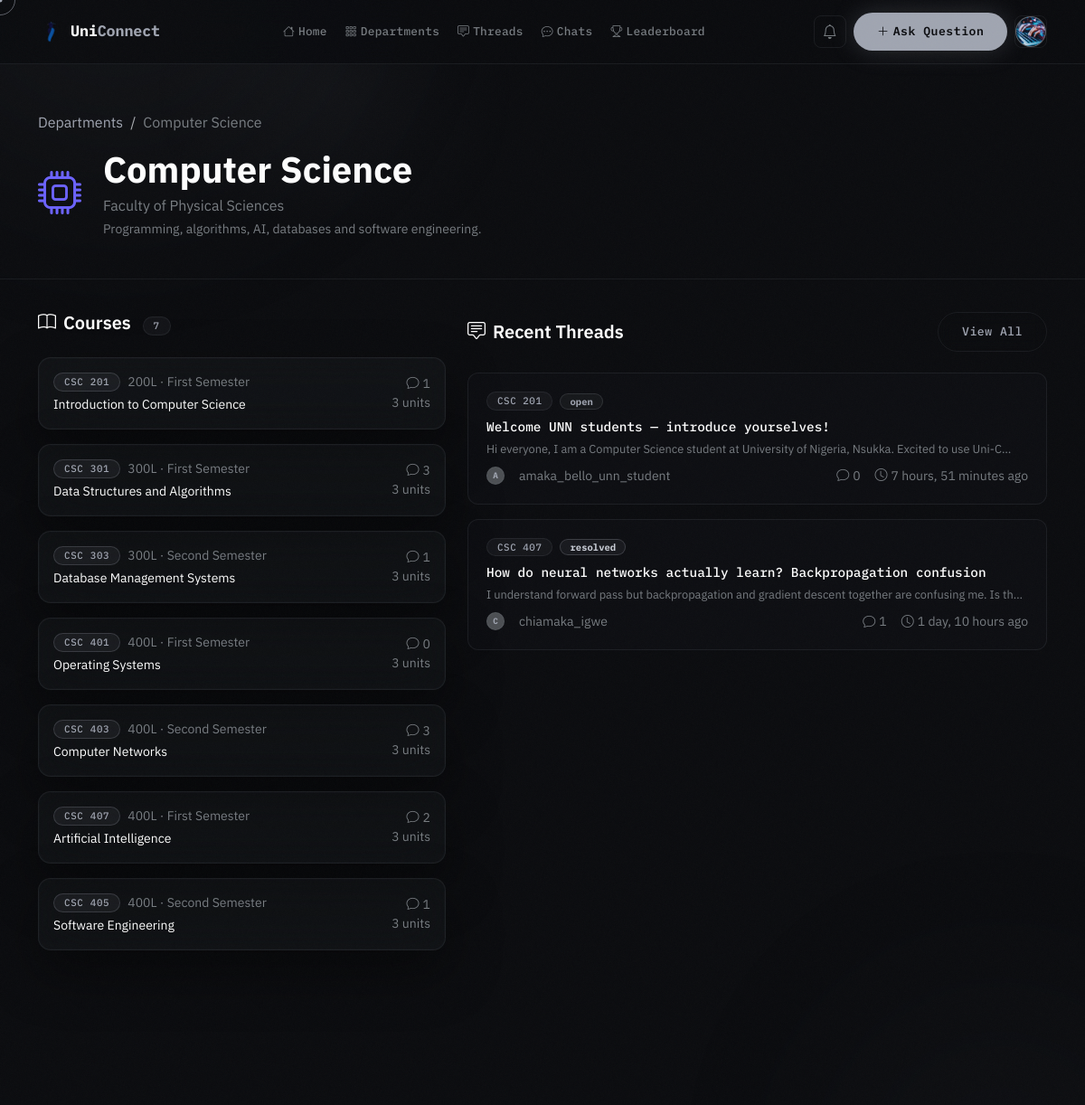
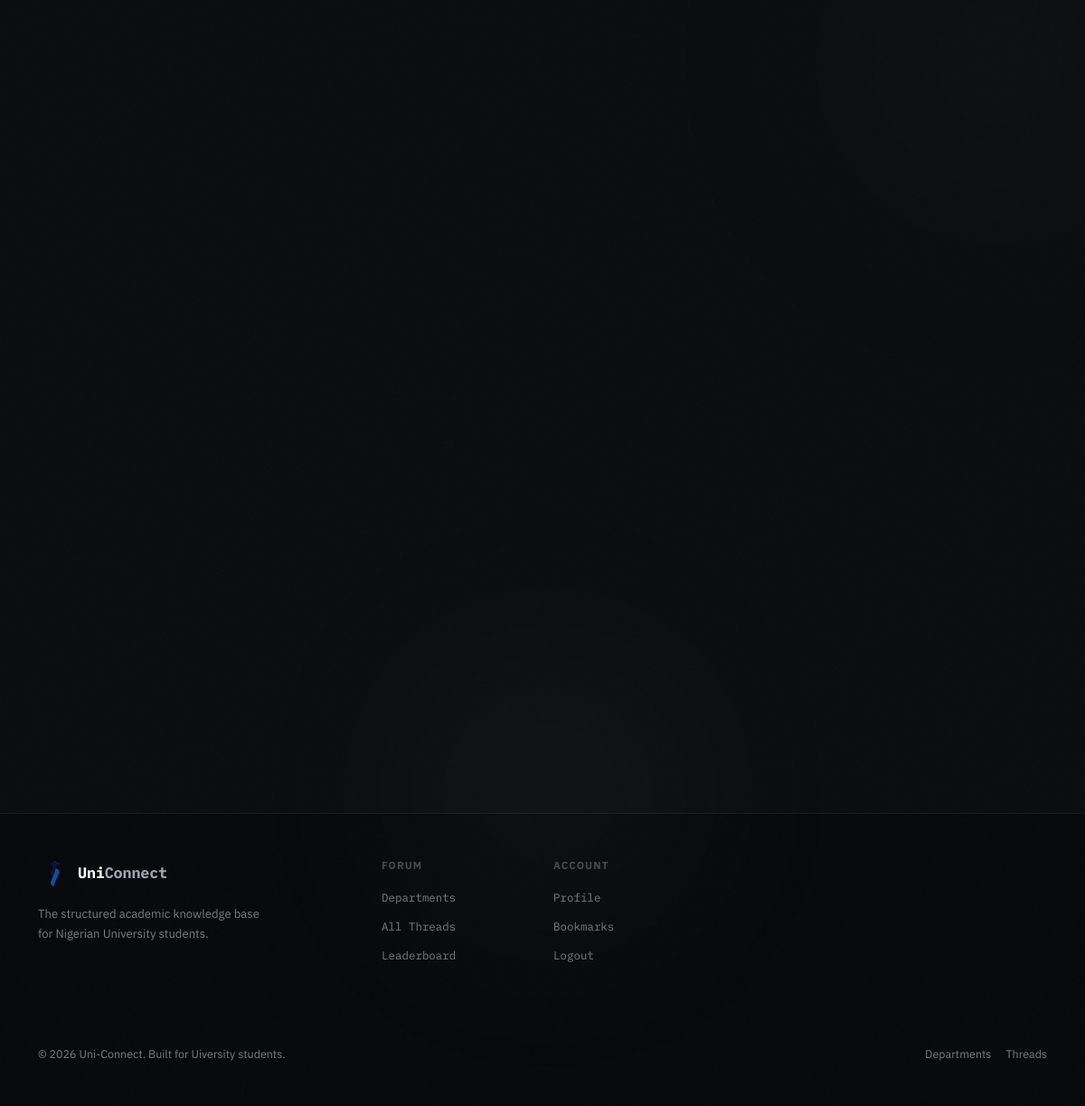
The app's page /departments/1/ (signed in) with its own data (2 pictures, top to bottom).
### accounts/models.py (models this page shows, shortened)
class User(AbstractUser):
    ROLE_CHOICES = [
        ('student', 'Student'),
        ('lecturer', 'Lecturer'),
        ('admin', 'Admin'),
    ]
    is_email_verified = models.BooleanField(default=False)
    role = models.CharField(max_length=20, choices=ROLE_CHOICES, default='student')
    school = models.ForeignKey(
        'forum.School', on_delete=models.SET_NULL, null=True, blank=True, related_name='members'
    )
    department = models.ForeignKey(
        'forum.Department', on_delete=models.SET_NULL, null=True, blank=True, related_name='members'
    )
    matric_number = models.CharField(max_length=20, blank=True)
    bio = models.TextField(blank=True)
    avatar = models.ImageField(upload_to='avatars/', blank=True, null=True)
    reputation = models.IntegerField(default=0)
    created_at = models.DateTimeField(auto_now_add=True)
    def can_access_department(self, department):
        if self.is_superuser or self.is_staff:
            return True
        if not self.school_id:
            return True
        if department is None:
            return True
        return department.school_id == self.school_id

### forum/models.py (models this page shows, shortened)
class Department(models.Model):
    school = models.ForeignKey(
        School, on_delete=models.CASCADE, related_name='departments',
        null=True, blank=True,
    )
    name = models.CharField(max_length=200)
    code = models.CharField(max_length=10)
    faculty = models.CharField(max_length=200)
    description = models.TextField(blank=True)
    color = models.CharField(max_length=7, default='#6C63FF')
    icon = models.CharField(max_length=50, default='bi-mortarboard')
    created_at = models.DateTimeField(auto_now_add=True)
    class Meta:
        ordering = ['name']
        unique_together = ['school', 'code']
        indexes = [
            models.Index(fields=['school', 'code']),
        ]

class Course(models.Model):
    department = models.ForeignKey(Department, on_delete=models.CASCADE, related_name='courses')
    code = models.CharField(max_length=20)
    title = models.CharField(max_length=200)
    description = models.TextField(blank=True)
    level = models.CharField(max_length=10, default='100L')
    semester = models.CharField(max_length=20, default='First Semester')
    units = models.IntegerField(default=3)
    is_active = models.BooleanField(default=True)
    created_at = models.DateTimeField(auto_now_add=True)
    class Meta:
        ordering = ['code']
        unique_together = ['department', 'code']

class Thread(models.Model):
    STATUS_CHOICES = [
        ('open', 'Open'),
        ('resolved', 'Resolved'),
        ('closed', 'Closed'),
    ]
    course = models.ForeignKey(Course, on_delete=models.CASCADE, related_name='threads')
    author = models.ForeignKey(settings.AUTH_USER_MODEL, on_delete=models.CASCADE, related_name='threads')
    title = models.CharField(max_length=300)
    content = models.TextField()
    attachment = models.FileField(upload_to='thread_attachments/', blank=True, null=True)
    voice_note = models.FileField(upload_to='thread_voice_notes/', blank=True, null=True)
    status = models.CharField(max_length=20, choices=STATUS_CHOICES, default='open')
    is_pinned = models.BooleanField(default=False)
    is_deleted = models.BooleanField(default=False)
    views = models.IntegerField(default=0)
    tags = models.ManyToManyField(Tag, blank=True, related_name='threads')
    created_at = models.DateTimeField(auto_now_add=True)
    updated_at = models.DateTimeField(auto_now=True)
    class Meta:
        ordering = ['-is_pinned', '-created_at']
    @property
    def reply_count(self):
        return self.replies.filter(is_deleted=False).count()

### forum/views.py (the view)
# urls.py: path('departments/<int:pk>/', views.department_detail, name='department_detail'),
def department_detail(request, pk):
    department = get_object_or_404(Department.objects.select_related('school'), pk=pk)
    if request.user.is_authenticated and not request.user.can_access_department(department):
        messages.error(request, "That department belongs to another institution, so you can't view its discussions.")
        return redirect('forum:departments')
    courses = Course.objects.filter(department=department, is_active=True).annotate(
        thread_count=Count('threads', filter=Q(threads__is_deleted=False))
    )
    recent_threads = Thread.objects.filter(
        course__department=department, is_deleted=False
    ).select_related('author', 'course').order_by('-created_at')[:10]
    return render(request, 'forum/department_detail.html', {
        'department': department,
        'courses': courses,
        'recent_threads': recent_threads,
    })

### forum/context_processors.py (called while the page is built)
def unread_notifications(request):
    count = 0
    if request.user.is_authenticated:
        count = request.user.notifications.filter(is_read=False).count()
    return {'unread_notification_count': count}

### templates/forum/department_detail.html (shortened to what this page needs)
{% extends 'base.html' %}
{% block content %}
<div class="page-header">
  <div class="container">
    <nav aria-label="breadcrumb" class="mb-3">
      <ol class="breadcrumb">
        <li class="breadcrumb-item"><a href="{% url 'forum:departments' %}" class="text-accent text-decoration-none">Departments</a></li>
        <li class="breadcrumb-item active text-muted">{{ department.name }}</li>
      </ol>
    </nav>
    <div class="d-flex align-items-center gap-4">
      <div style="color:{{ department.color }}; font-size:3rem;">
        <i class="bi {{ department.icon }}"></i>
      </div>
      <div>
        <h1 class="display-6 fw-bold text-white mb-1">{{ department.name }}</h1>
        <p class="text-muted mb-0">{{ department.faculty }}</p>
        {% if department.description %}<p class="text-muted small mt-1 mb-0">{{ department.description }}</p>{% endif %}
      </div>
    </div>
  </div>
</div>
<div class="container pb-5">
  <div class="row g-4">
    <div class="col-lg-5">
      <h5 class="text-white fw-600 mb-4"><i class="bi bi-book me-2"></i>Courses <span class="badge badge-glass ms-2">{{ courses.count }}</span></h5>
      <div class="d-flex flex-column gap-3">
        {% for course in courses %}
        <a href="{% url 'forum:course_detail' course.pk %}" class="glass-panel p-3 text-decoration-none d-block" style="border-radius:14px;">
          <div class="d-flex align-items-center gap-3">
            <div>
              <div class="d-flex align-items-center gap-2 mb-1">
                <span class="badge badge-glow small">{{ course.code }}</span>
                <span class="text-muted small">{{ course.level }} · {{ course.semester }}</span>
              </div>
              <div class="text-white fw-500 small">{{ course.title }}</div>
            </div>
            <div class="ms-auto text-end">
              <div class="text-muted small"><i class="bi bi-chat me-1"></i>{{ course.thread_count }}</div>
              <div class="text-muted small">{{ course.units }} units</div>
            </div>
          </div>
        </a>
        {% empty %}
        <p class="text-muted">No courses yet.</p>
        {% endfor %}
      </div>
    </div>
    <div class="col-lg-7">
      <div class="d-flex justify-content-between align-items-center mb-4 flex-wrap gap-2">
        <h5 class="text-white fw-600 mb-0"><i class="bi bi-chat-square-text me-2"></i>Recent Threads</h5>
        <a href="{% url 'forum:thread_list' %}?department={{ department.pk }}" class="btn btn-outline-glass btn-sm">View All</a>
      </div>
      {% for thread in recent_threads %}
      <a href="{% url 'forum:thread_detail' thread.pk %}" class="thread-card mb-3">
        <div class="d-flex align-items-center gap-2 mb-2">
          <span class="badge badge-glass small">{{ thread.course.code }}</span>
          <span class="badge {% if thread.status == 'resolved' %}badge-resolved{% else %}badge-open{% endif %}">{{ thread.status }}</span>
        </div>
        <div class="thread-title mb-1">{{ thread.title }}</div>
        <div class="thread-excerpt mb-2">{{ thread.content|truncatechars:100 }}</div>
        <div class="d-flex align-items-center gap-3 text-muted small">
          <div class="avatar-xs">{{ thread.author.username|first|upper }}</div>
          <span>{{ thread.author.username }}</span>
          <span class="ms-auto"><i class="bi bi-chat me-1"></i>{{ thread.reply_count }}</span>
          <span><i class="bi bi-clock me-1"></i>{{ thread.created_at|timesince }} ago</span>
        </div>
      </a>
      {% empty %}
      <div class="glass-panel p-4 text-center">
        <i class="bi bi-chat-square-dots text-muted fs-2 d-block mb-2"></i>
        <p class="text-muted small mb-2">No threads in this department yet.</p>
        <a href="{% url 'forum:create_thread' %}" class="btn btn-primary-glow btn-sm">Start a Thread</a>
      </div>
      {% endfor %}
    </div>
  </div>
</div>
{% endblock %}

### templates/base.html (shortened to what this page needs)
<!doctype html>
<html lang="en" data-bs-theme="dark">
  <head>
    <link
      rel="stylesheet"
      href="https://cdn.jsdelivr.net/npm/bootstrap@5.3.3/dist/css/bootstrap.min.css"
    />
    <link
      rel="stylesheet"
      href="https://cdn.jsdelivr.net/npm/bootstrap-icons@1.11.3/font/bootstrap-icons.min.css"
    />
    {% load static %}
    <link rel="stylesheet" href="{% static 'css/main.css' %}" />
  </head>
  <body class="{% block body_class %}{% endblock %}">
    <div class="ambient-orb orb-1" aria-hidden="true"></div>
    <div class="ambient-orb orb-2" aria-hidden="true"></div>
    <div class="ambient-orb orb-3" aria-hidden="true"></div>
    <nav class="navbar navbar-expand-lg glass-nav">
      <div class="container">
        <a
          class="navbar-brand d-flex align-items-center gap-2"
          href="{% url 'forum:home' %}"
        >
          <img
            src="{% static 'logo-removebg-preview.png' %}"
            alt="Uni-Connect logo"
            class="site-logo navbar-logo"
          />
          <span class="brand-name"
            >Uni<span class="text-accent">Connect</span></span
          >
        </a>
        <div class="collapse navbar-collapse" id="navMain">
          <ul class="navbar-nav mx-auto gap-1">
            <li class="nav-item">
              <a class="nav-link nav-pill" href="{% url 'forum:home' %}"
                ><i class="bi bi-house me-1"></i>Home</a
              >
            </li>
            <li class="nav-item">
              <a class="nav-link nav-pill" href="{% url 'forum:departments' %}"
                ><i class="bi bi-grid-3x3-gap me-1"></i>Departments</a
              >
            </li>
            <li class="nav-item">
              <a class="nav-link nav-pill" href="{% url 'forum:thread_list' %}"
                ><i class="bi bi-chat-square-text me-1"></i>Threads</a
              >
            </li>
            {% if user.is_authenticated %}
            <li class="nav-item">
              <a class="nav-link nav-pill" href="{% url 'forum:chat_list' %}"
                ><i class="bi bi-chat-dots me-1"></i>Chats</a
              >
            </li>
            {% endif %}
            <li class="nav-item">
              <a class="nav-link nav-pill" href="{% url 'forum:leaderboard' %}"
                ><i class="bi bi-trophy me-1"></i>Leaderboard</a
              >
            </li>
          </ul>
          <div class="d-flex align-items-center gap-2">
            {% if user.is_authenticated %}
            <a
              href="{% url 'forum:notifications' %}"
              class="btn btn-ghost-icon position-relative"
            >
              <i class="bi bi-bell"></i>
            </a>
            <a
              href="{% url 'forum:create_thread' %}"
              class="btn btn-primary-glow btn-sm"
            >
              <i class="bi bi-plus-lg me-1"></i>Ask Question
            </a>
            <div class="dropdown">
              <button
                class="btn btn-ghost-icon dropdown-toggle no-caret"
                data-bs-toggle="dropdown"
              >
                <div class="avatar-sm">
                  {% if user.avatar %}
                  <img src="{{ user.avatar.url }}" alt="{{ user.username }}" />
                  {% else %}
                  <span>{{ user.username|first|upper }}</span>
                  {% endif %}
                </div>
              </button>
            </div>
            {% endif %}
          </div>
        </div>
      </div>
    </nav>
    <main>{% block content %}{% endblock %}</main>
    <footer class="footer-glass py-5 mt-5">
      <div class="container">
        <div class="row g-4">
          <div class="col-lg-4">
            <div class="d-flex align-items-center gap-2 mb-3">
              <img
                src="{% static 'logo-removebg-preview.png' %}"
                alt="Uni-Connect logo"
                class="site-logo"
              />
              <span class="brand-name"
                >Uni<span class="text-accent">Connect</span></span
              >
            </div>
            <p
              style="
                color: var(--muted);
                font-size: 0.82rem;
                line-height: 1.7;
                max-width: 260px;
              "
            >
              The structured academic knowledge base for Nigerian University students.
            </p>
          </div>
          <div class="col-6 col-lg-2">
            <p
              style="
                color: rgba(255, 255, 255, 0.25);
                font-size: 0.72rem;
                font-weight: 700;
                letter-spacing: 0.1em;
                text-transform: uppercase;
                margin-bottom: 14px;
              "
            >
              Forum
            </p>
            <ul class="list-unstyled footer-links">
              <li><a href="{% url 'forum:departments' %}">Departments</a></li>
              <li><a href="{% url 'forum:thread_list' %}">All Threads</a></li>
              <li><a href="{% url 'forum:leaderboard' %}">Leaderboard</a></li>
            </ul>
          </div>
          <div class="col-6 col-lg-2">
            <p
              style="
                color: rgba(255, 255, 255, 0.25);
                font-size: 0.72rem;
                font-weight: 700;
                letter-spacing: 0.1em;
                text-transform: uppercase;
                margin-bottom: 14px;
              "
            >
              Account
            </p>
            <ul class="list-unstyled footer-links">
              {% if user.is_authenticated %}
              <li><a href="{% url 'accounts:profile' %}">Profile</a></li>
              <li><a href="{% url 'forum:bookmarks' %}">Bookmarks</a></li>
              <li><a href="{% url 'accounts:logout' %}">Logout</a></li>
              {% else %}
              <li><a href="{% url 'accounts:login' %}">Login</a></li>
              <li><a href="{% url 'accounts:register' %}">Register</a></li>
              {% endif %}
            </ul>
          </div>
        </div>
        <div
          class="d-flex justify-content-between align-items-center flex-wrap gap-3"
        >
          <p style="color: var(--muted); font-size: 0.78rem; margin: 0">
            © 2026 Uni-Connect. Built for Uiversity students.
          </p>
          <div class="d-flex gap-3">
            <a
              href="{% url 'forum:departments' %}"
              style="
                color: var(--muted);
                font-size: 0.78rem;
                text-decoration: none;
              "
              onmouseenter="this.style.color = 'var(--accent)'"
              onmouseleave="this.style.color = 'var(--muted)'"
              >Departments</a
            >
            <a
              href="{% url 'forum:thread_list' %}"
              style="
                color: var(--muted);
                font-size: 0.78rem;
                text-decoration: none;
              "
              onmouseenter="this.style.color = 'var(--accent)'"
              onmouseleave="this.style.color = 'var(--muted)'"
              >Threads</a
            >
          </div>
        </div>
      </div>
    </footer>
    {% load static %}
  </body>
</html>

### records on screen
User: avatar (picture)
Department: name "Computer Science", faculty "Faculty of Physical Sciences", description "Programming, algorithms, AI, databases and software engineering."
Course: code "CSC 201", level "200L", semester "First Semester", title "Introduction to Computer Science", thread_count "1", units "3"
Course: code "CSC 301", level "300L", semester "First Semester", title "Data Structures and Algorithms", thread_count "3", units "3"
Course: code "CSC 303", level "300L", semester "Second Semester", title "Database Management Systems", thread_count "1", units "3"
Course: code "CSC 401", level "400L", semester "First Semester", title "Operating Systems", thread_count "0", units "3"
Course: code "CSC 403", level "400L", semester "Second Semester", title "Computer Networks", thread_count "3", units "3"
Course: code "CSC 407", level "400L", semester "First Semester", title "Artificial Intelligence", thread_count "2", units "3"
Course: code "CSC 405", level "400L", semester "Second Semester", title "Software Engineering", thread_count "1", units "3"
Thread: course.code "CSC 201", status "open", title "Welcome UNN students — introduce yourselves!", content "Hi everyone, I am a Computer Science student at University of Nigeria, Nsukka. Excited to use Uni-C…", author.username|first "A", author.username "amaka_bello_unn_student", reply_count "0", created_at "7 hours, 51 minutes"
Thread: course.code "CSC 407", status "resolved", title "How do neural networks actually learn? Backpropagation confusion", content "I understand forward pass but backpropagation and gradient descent together are confusing me. Is th…", author.username|first "C", author.username "chiamaka_igwe", reply_count "1", created_at "1 day, 10 hours"

### other values on screen
{{ courses.count }} "7"
